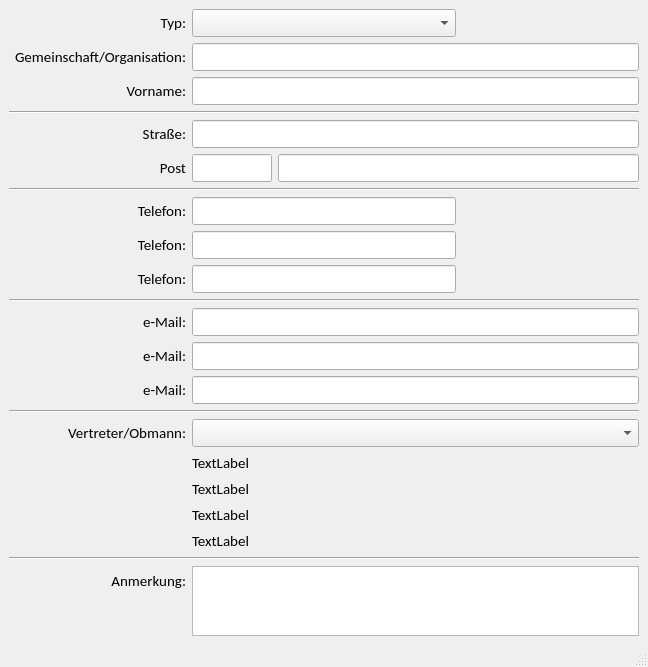
<?xml version="1.0" encoding="UTF-8"?>
<ui version="4.0">
 <class>Kontakt</class>
 <widget class="QMainWindow" name="Kontakt">
  <property name="geometry">
   <rect>
    <x>0</x>
    <y>0</y>
    <width>648</width>
    <height>633</height>
   </rect>
  </property>
  <property name="windowTitle">
   <string>MainWindow</string>
  </property>
  <widget class="QWidget" name="centralwidget">
   <layout class="QVBoxLayout" name="verticalLayout">
    <item>
     <layout class="QGridLayout" name="gridLayout">
      <item row="12" column="1" colspan="3">
       <widget class="QLineEdit" name="uiMail2Ledit">
        <property name="font">
         <font>
          <family>Calibri</family>
          <pointsize>11</pointsize>
         </font>
        </property>
        <property name="clearButtonEnabled">
         <bool>true</bool>
        </property>
       </widget>
      </item>
      <item row="7" column="1" colspan="2">
       <widget class="QLineEdit" name="uiTelefon1Ledit">
        <property name="font">
         <font>
          <family>Calibri</family>
          <pointsize>11</pointsize>
         </font>
        </property>
        <property name="clearButtonEnabled">
         <bool>true</bool>
        </property>
       </widget>
      </item>
      <item row="16" column="1" colspan="3">
       <widget class="QLabel" name="uiVertreterAdresse1Lbl">
        <property name="font">
         <font>
          <family>Calibri</family>
          <pointsize>11</pointsize>
         </font>
        </property>
        <property name="text">
         <string>TextLabel</string>
        </property>
       </widget>
      </item>
      <item row="21" column="1" colspan="3">
       <widget class="QPlainTextEdit" name="uiAnmPedit">
        <property name="font">
         <font>
          <family>Calibri</family>
          <pointsize>11</pointsize>
         </font>
        </property>
        <property name="tabChangesFocus">
         <bool>true</bool>
        </property>
       </widget>
      </item>
      <item row="9" column="1" colspan="2">
       <widget class="QLineEdit" name="uiTelefon3Ledit">
        <property name="font">
         <font>
          <family>Calibri</family>
          <pointsize>11</pointsize>
         </font>
        </property>
        <property name="clearButtonEnabled">
         <bool>true</bool>
        </property>
       </widget>
      </item>
      <item row="4" column="1" colspan="3">
       <widget class="QLineEdit" name="uiStrasseLedit">
        <property name="font">
         <font>
          <family>Calibri</family>
          <pointsize>11</pointsize>
         </font>
        </property>
        <property name="clearButtonEnabled">
         <bool>true</bool>
        </property>
       </widget>
      </item>
      <item row="11" column="0">
       <widget class="QLabel" name="label_10">
        <property name="font">
         <font>
          <family>Calibri</family>
          <pointsize>11</pointsize>
         </font>
        </property>
        <property name="text">
         <string>e-Mail:</string>
        </property>
        <property name="alignment">
         <set>Qt::AlignRight|Qt::AlignTrailing|Qt::AlignVCenter</set>
        </property>
       </widget>
      </item>
      <item row="8" column="0">
       <widget class="QLabel" name="label_3">
        <property name="font">
         <font>
          <family>Calibri</family>
          <pointsize>11</pointsize>
         </font>
        </property>
        <property name="text">
         <string>Telefon:</string>
        </property>
        <property name="alignment">
         <set>Qt::AlignRight|Qt::AlignTrailing|Qt::AlignVCenter</set>
        </property>
       </widget>
      </item>
      <item row="6" column="0" colspan="4">
       <widget class="Line" name="line_2">
        <property name="orientation">
         <enum>Qt::Horizontal</enum>
        </property>
       </widget>
      </item>
      <item row="3" column="0" colspan="4">
       <widget class="Line" name="line">
        <property name="orientation">
         <enum>Qt::Horizontal</enum>
        </property>
       </widget>
      </item>
      <item row="0" column="0">
       <widget class="QLabel" name="uiTypLbl">
        <property name="font">
         <font>
          <family>Calibri</family>
          <pointsize>11</pointsize>
         </font>
        </property>
        <property name="text">
         <string>Typ:</string>
        </property>
        <property name="alignment">
         <set>Qt::AlignRight|Qt::AlignTrailing|Qt::AlignVCenter</set>
        </property>
       </widget>
      </item>
      <item row="10" column="0" colspan="4">
       <widget class="Line" name="line_4">
        <property name="orientation">
         <enum>Qt::Horizontal</enum>
        </property>
       </widget>
      </item>
      <item row="1" column="0">
       <widget class="QLabel" name="uiNachnameLbl">
        <property name="font">
         <font>
          <family>Calibri</family>
          <pointsize>11</pointsize>
         </font>
        </property>
        <property name="text">
         <string>Gemeinschaft/Organisation:</string>
        </property>
        <property name="alignment">
         <set>Qt::AlignRight|Qt::AlignTrailing|Qt::AlignVCenter</set>
        </property>
       </widget>
      </item>
      <item row="14" column="0" colspan="4">
       <widget class="Line" name="line_3">
        <property name="orientation">
         <enum>Qt::Horizontal</enum>
        </property>
       </widget>
      </item>
      <item row="9" column="0">
       <widget class="QLabel" name="label_5">
        <property name="font">
         <font>
          <family>Calibri</family>
          <pointsize>11</pointsize>
         </font>
        </property>
        <property name="text">
         <string>Telefon:</string>
        </property>
        <property name="alignment">
         <set>Qt::AlignRight|Qt::AlignTrailing|Qt::AlignVCenter</set>
        </property>
       </widget>
      </item>
      <item row="15" column="0">
       <widget class="QLabel" name="uiVertreterLbl">
        <property name="font">
         <font>
          <family>Calibri</family>
          <pointsize>11</pointsize>
         </font>
        </property>
        <property name="text">
         <string>Vertreter/Obmann:</string>
        </property>
        <property name="alignment">
         <set>Qt::AlignRight|Qt::AlignTrailing|Qt::AlignVCenter</set>
        </property>
       </widget>
      </item>
      <item row="13" column="1" colspan="3">
       <widget class="QLineEdit" name="uiMail3Ledit">
        <property name="font">
         <font>
          <family>Calibri</family>
          <pointsize>11</pointsize>
         </font>
        </property>
        <property name="clearButtonEnabled">
         <bool>true</bool>
        </property>
       </widget>
      </item>
      <item row="19" column="1" colspan="3">
       <widget class="QLabel" name="uiVertreterMailLbl">
        <property name="font">
         <font>
          <family>Calibri</family>
          <pointsize>11</pointsize>
         </font>
        </property>
        <property name="text">
         <string>TextLabel</string>
        </property>
       </widget>
      </item>
      <item row="1" column="1" colspan="3">
       <widget class="QLineEdit" name="uiNachnameLedit">
        <property name="font">
         <font>
          <family>Calibri</family>
          <pointsize>11</pointsize>
         </font>
        </property>
        <property name="clearButtonEnabled">
         <bool>true</bool>
        </property>
       </widget>
      </item>
      <item row="4" column="0">
       <widget class="QLabel" name="label_6">
        <property name="font">
         <font>
          <family>Calibri</family>
          <pointsize>11</pointsize>
         </font>
        </property>
        <property name="text">
         <string>Straße:</string>
        </property>
        <property name="alignment">
         <set>Qt::AlignRight|Qt::AlignTrailing|Qt::AlignVCenter</set>
        </property>
       </widget>
      </item>
      <item row="13" column="0">
       <widget class="QLabel" name="label_12">
        <property name="font">
         <font>
          <family>Calibri</family>
          <pointsize>11</pointsize>
         </font>
        </property>
        <property name="text">
         <string>e-Mail:</string>
        </property>
        <property name="alignment">
         <set>Qt::AlignRight|Qt::AlignTrailing|Qt::AlignVCenter</set>
        </property>
       </widget>
      </item>
      <item row="12" column="0">
       <widget class="QLabel" name="label_9">
        <property name="font">
         <font>
          <family>Calibri</family>
          <pointsize>11</pointsize>
         </font>
        </property>
        <property name="text">
         <string>e-Mail:</string>
        </property>
        <property name="alignment">
         <set>Qt::AlignRight|Qt::AlignTrailing|Qt::AlignVCenter</set>
        </property>
       </widget>
      </item>
      <item row="2" column="1" colspan="3">
       <widget class="QLineEdit" name="uiVornameLedit">
        <property name="font">
         <font>
          <family>Calibri</family>
          <pointsize>11</pointsize>
         </font>
        </property>
        <property name="clearButtonEnabled">
         <bool>true</bool>
        </property>
       </widget>
      </item>
      <item row="8" column="1" colspan="2">
       <widget class="QLineEdit" name="uiTelefon2Ledit">
        <property name="font">
         <font>
          <family>Calibri</family>
          <pointsize>11</pointsize>
         </font>
        </property>
        <property name="clearButtonEnabled">
         <bool>true</bool>
        </property>
       </widget>
      </item>
      <item row="21" column="0">
       <layout class="QVBoxLayout" name="verticalLayout_2">
        <property name="topMargin">
         <number>5</number>
        </property>
        <item>
         <widget class="QLabel" name="label_11">
          <property name="font">
           <font>
            <family>Calibri</family>
            <pointsize>11</pointsize>
           </font>
          </property>
          <property name="text">
           <string>Anmerkung:</string>
          </property>
          <property name="alignment">
           <set>Qt::AlignRight|Qt::AlignTrailing|Qt::AlignVCenter</set>
          </property>
         </widget>
        </item>
        <item>
         <spacer name="verticalSpacer">
          <property name="orientation">
           <enum>Qt::Vertical</enum>
          </property>
          <property name="sizeHint" stdset="0">
           <size>
            <width>20</width>
            <height>40</height>
           </size>
          </property>
         </spacer>
        </item>
       </layout>
      </item>
      <item row="17" column="1" colspan="3">
       <widget class="QLabel" name="uiVertreterAdresse2Lbl">
        <property name="font">
         <font>
          <family>Calibri</family>
          <pointsize>11</pointsize>
         </font>
        </property>
        <property name="text">
         <string>TextLabel</string>
        </property>
       </widget>
      </item>
      <item row="18" column="1" colspan="3">
       <widget class="QLabel" name="uiVertreterTelefonLbl">
        <property name="font">
         <font>
          <family>Calibri</family>
          <pointsize>11</pointsize>
         </font>
        </property>
        <property name="text">
         <string>TextLabel</string>
        </property>
       </widget>
      </item>
      <item row="5" column="2" colspan="2">
       <widget class="QLineEdit" name="uiOrtLedit">
        <property name="font">
         <font>
          <family>Calibri</family>
          <pointsize>11</pointsize>
         </font>
        </property>
        <property name="clearButtonEnabled">
         <bool>true</bool>
        </property>
       </widget>
      </item>
      <item row="11" column="1" colspan="3">
       <widget class="QLineEdit" name="uiMail1Ledit">
        <property name="font">
         <font>
          <family>Calibri</family>
          <pointsize>11</pointsize>
         </font>
        </property>
        <property name="clearButtonEnabled">
         <bool>true</bool>
        </property>
       </widget>
      </item>
      <item row="15" column="1" colspan="3">
       <widget class="ContactCombo" name="uiVertreterCombo">
        <property name="font">
         <font>
          <family>Calibri</family>
          <pointsize>11</pointsize>
         </font>
        </property>
       </widget>
      </item>
      <item row="7" column="0">
       <widget class="QLabel" name="label_8">
        <property name="font">
         <font>
          <family>Calibri</family>
          <pointsize>11</pointsize>
         </font>
        </property>
        <property name="text">
         <string>Telefon:</string>
        </property>
        <property name="alignment">
         <set>Qt::AlignRight|Qt::AlignTrailing|Qt::AlignVCenter</set>
        </property>
       </widget>
      </item>
      <item row="5" column="1">
       <widget class="QLineEdit" name="uiPlzLedit">
        <property name="maximumSize">
         <size>
          <width>80</width>
          <height>16777215</height>
         </size>
        </property>
        <property name="font">
         <font>
          <family>Calibri</family>
          <pointsize>11</pointsize>
         </font>
        </property>
        <property name="clearButtonEnabled">
         <bool>true</bool>
        </property>
       </widget>
      </item>
      <item row="5" column="0">
       <widget class="QLabel" name="label_7">
        <property name="font">
         <font>
          <family>Calibri</family>
          <pointsize>11</pointsize>
         </font>
        </property>
        <property name="text">
         <string>Post</string>
        </property>
        <property name="alignment">
         <set>Qt::AlignRight|Qt::AlignTrailing|Qt::AlignVCenter</set>
        </property>
       </widget>
      </item>
      <item row="2" column="0">
       <widget class="QLabel" name="uiVornameLbl">
        <property name="font">
         <font>
          <family>Calibri</family>
          <pointsize>11</pointsize>
         </font>
        </property>
        <property name="text">
         <string>Vorname:</string>
        </property>
        <property name="alignment">
         <set>Qt::AlignRight|Qt::AlignTrailing|Qt::AlignVCenter</set>
        </property>
       </widget>
      </item>
      <item row="20" column="0" colspan="4">
       <widget class="Line" name="line_5">
        <property name="orientation">
         <enum>Qt::Horizontal</enum>
        </property>
       </widget>
      </item>
      <item row="0" column="1" colspan="2">
       <widget class="QComboBox" name="uiTypCombo">
        <property name="font">
         <font>
          <family>Calibri</family>
          <pointsize>11</pointsize>
         </font>
        </property>
       </widget>
      </item>
     </layout>
    </item>
   </layout>
  </widget>
  <widget class="QMenuBar" name="menubar">
   <property name="geometry">
    <rect>
     <x>0</x>
     <y>0</y>
     <width>648</width>
     <height>21</height>
    </rect>
   </property>
  </widget>
  <widget class="QStatusBar" name="statusbar"/>
 </widget>
 <customwidgets>
  <customwidget>
   <class>ContactCombo</class>
   <extends>QComboBox</extends>
   <header>app_core.scopes.kontakt.contact_combo</header>
  </customwidget>
 </customwidgets>
 <tabstops>
  <tabstop>uiTypCombo</tabstop>
  <tabstop>uiNachnameLedit</tabstop>
  <tabstop>uiVornameLedit</tabstop>
  <tabstop>uiStrasseLedit</tabstop>
  <tabstop>uiPlzLedit</tabstop>
  <tabstop>uiOrtLedit</tabstop>
  <tabstop>uiTelefon1Ledit</tabstop>
  <tabstop>uiTelefon2Ledit</tabstop>
  <tabstop>uiTelefon3Ledit</tabstop>
  <tabstop>uiMail1Ledit</tabstop>
  <tabstop>uiMail2Ledit</tabstop>
  <tabstop>uiMail3Ledit</tabstop>
  <tabstop>uiVertreterCombo</tabstop>
  <tabstop>uiAnmPedit</tabstop>
 </tabstops>
 <resources/>
 <connections/>
</ui>
